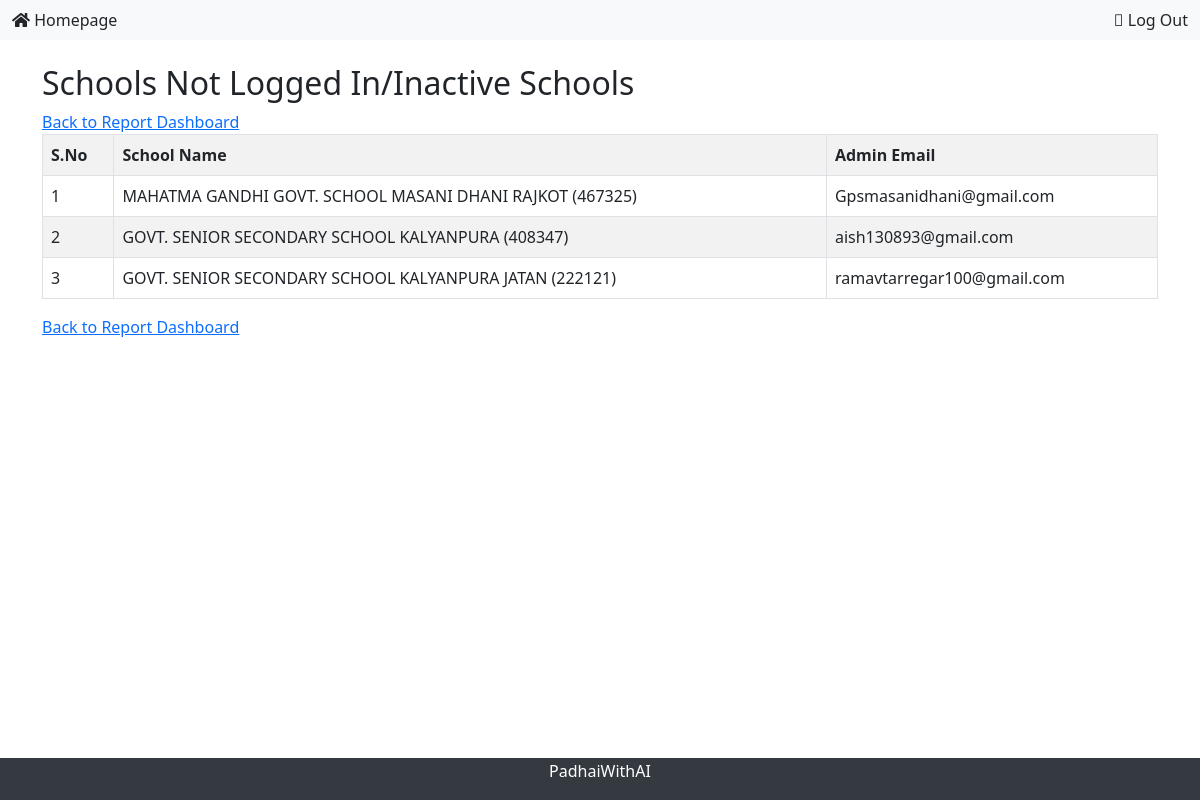
The page /report/inactive-schools/ (signed in) on the database its author committed.
### school_app/models.py (models this page shows, shortened)
class School(models.Model):
    name = models.CharField(max_length=100)
    admin = models.OneToOneField(CustomUser, on_delete=models.CASCADE, related_name='administered_school')
    created_by = models.ForeignKey(CustomUser, on_delete=models.CASCADE, related_name='created_schools', null=True)
    created_at = models.DateTimeField(auto_now_add=True)

### school_app/views.py (the view)
# urls.py: path('report/inactive-schools/', views.inactive_schools, name='inactive_schools'),
@login_required
def inactive_schools(request):
    schools = School.objects.filter(
        admin__last_login__isnull=True
    ).values('id','name', 'admin__email')
    context = {'schools': schools}
    return render(request, 'inactive_schools.html', context)

### school_app/templates/inactive_schools.html
{% extends 'school_app/base.html' %}
{% block content %}
<h2>Schools Not Logged In/Inactive Schools</h2>
<a href="{% url 'report_dashboard' %}" align="right">Back to Report Dashboard</a>
<table class="table table-bordered table-striped">
  <tr>
    <th>S.No</th>
    <th>School Name</th>
    <th>Admin Email</th>
  </tr>
  {% for school in schools %}
    <tr>
      <td>{{ forloop.counter }}</td>
      <td>{{ school.name }}</td>
      <td>{{ school.admin__email }}</td>
    </tr>
  {% empty %}
    <tr>
      <td colspan="2">No inactive schools found.</td>
    </tr>
  {% endfor %}
</table>
<a href="{% url 'report_dashboard' %}">Back to Report Dashboard</a>
{% endblock %}

### rows shown on the page
School: name "MAHATMA GANDHI GOVT. SCHOOL MASANI DHANI RAJKOT (467325)", admin__email "Gpsmasanidhani@gmail.com"
School: name "GOVT. SENIOR SECONDARY SCHOOL KALYANPURA (408347)", admin__email "aish130893@gmail.com"
School: name "GOVT. SENIOR SECONDARY SCHOOL KALYANPURA JATAN (222121)", admin__email "ramavtarregar100@gmail.com"
